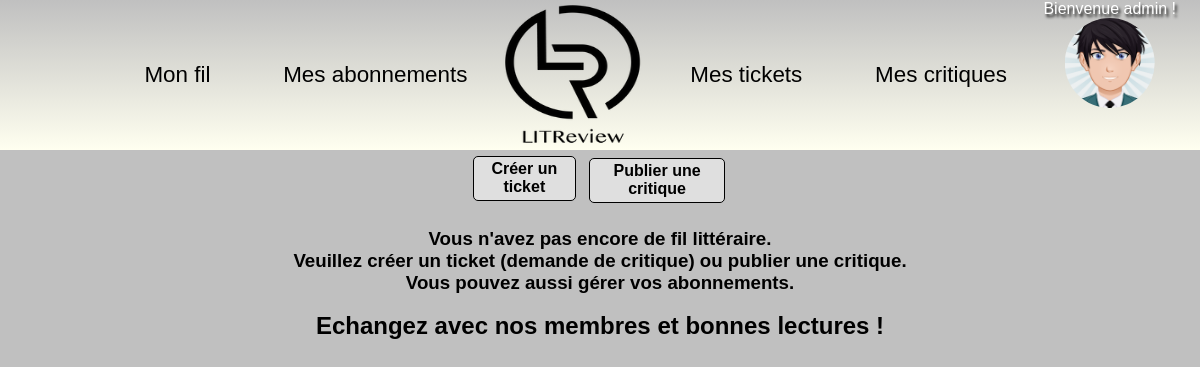
Page /feed/ (signed in) on the earlier database version.
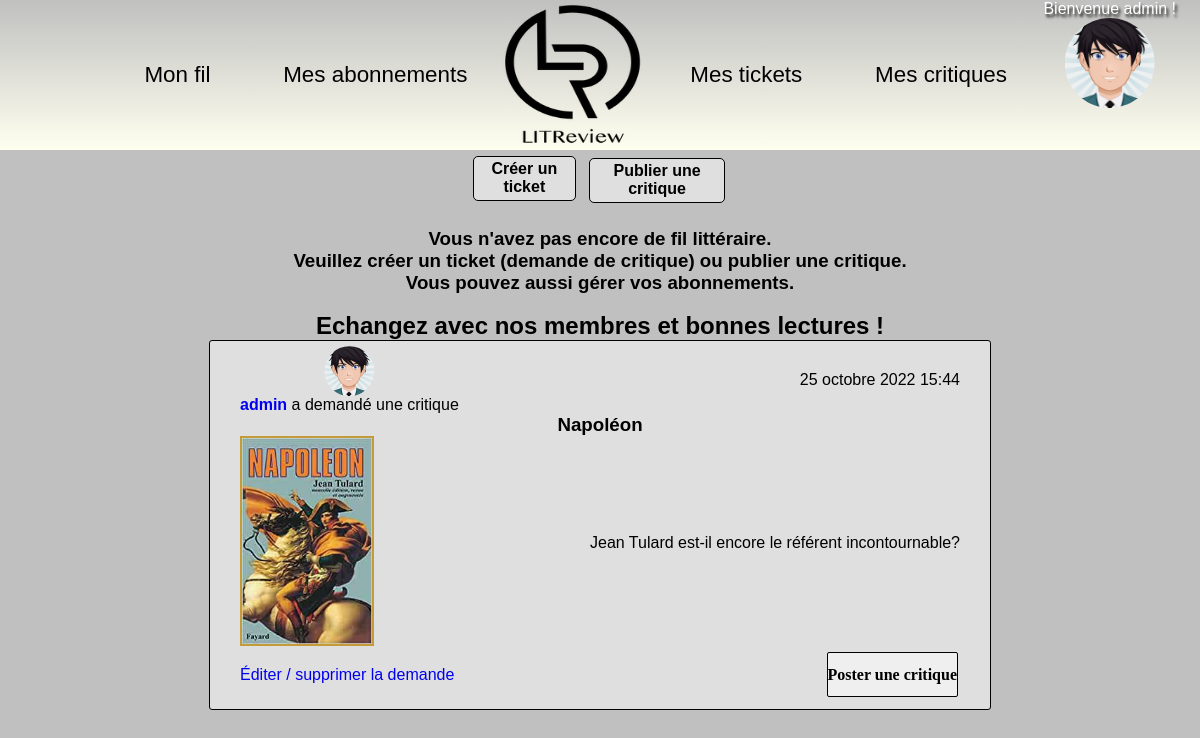
Same page on the later database version.
### authentication/models.py (models this page shows)
class User(AbstractUser):
    profile_photo = models.ImageField(verbose_name='photo de profil')
    follows = models.ManyToManyField(
        'self',
        symmetrical=False,
        verbose_name='suit'
    )
    followed_by = models.ManyToManyField(
        'self',
        symmetrical=False,
        verbose_name='suivi par',
        related_name='followers'
    )

### review/models.py (models this page shows, shortened)
class Ticket(models.Model):
    title = models.CharField(max_length=128, verbose_name='Titre')
    description = models.TextField(max_length=2048, blank=True, verbose_name='Description')
    image = models.ImageField(null=True, blank=True)
    time_created = models.DateTimeField(auto_now_add=True)
    user = models.ForeignKey(to=settings.AUTH_USER_MODEL, on_delete=models.CASCADE)
    has_review = models.BooleanField(default=False)
    IMAGE_MAX_SIZE = (800, 800)

### review/views.py (the view)
# urls.py: path('feed/', feed, name='feed'),
@login_required
def feed(request):
    tickets = models.Ticket.objects.filter(
        user__in=request.user.follows.all()
    )
    reviews = models.Review.objects.filter(
        user__in=request.user.follows.all()
    )
    tickets_and_reviews = sorted(
        chain(tickets, reviews),
        key=lambda instance: instance.time_created,
        reverse=True
    )
    paginator = Paginator(tickets_and_reviews, 6)
    page = request.GET.get('page')
    page_obj = paginator.get_page(page)
    context = {
        'page_obj': page_obj
    }
    return render(
        request,
        'review/feed.html',
        context
     )

### review/templatetags/feed_extras.py (called while the page is built)
@register.filter
def model_type(value):
    return type(value).__name__

### review/templates/review/feed.html (shortened to what this page needs)
{% extends 'base.html' %}
{% load static %}
{% load feed_extras %}
{% block content %}
  <div class="main">
      <div class="container">
          <a href="{% url 'create_ticket' %}">
              <button class="container__btn">Créer un ticket</button>
          </a>
          <a href="{% url 'create_ticket_and_review' %}">
                <button class="container__btn">Publier une critique</button>
          </a>
      </div>
         {% if Ticket or Review  %}
              <h2>Mon flux</h2>
         {% else %}
              <br>
              <h3>Vous n'avez pas encore de fil littéraire.</h3>
              <h3>Veuillez créer un ticket (demande de critique) ou publier une critique.</h3>
              <h3>Vous pouvez aussi gérer vos abonnements.</h3>
              <br>
              <h2>Echangez avec nos membres et bonnes lectures !</h2>
         {% endif %}
             {% for instance in page_obj %}
                {% if instance|model_type == 'Ticket' %}
                    <div class="container__feed ticket {% if instance.has_review %}reviewed{% endif %}">
                        <div class="user-date">
                            <div class="user-infos">
                                {% include 'review/partials/user_infos_snippet.html' with user=instance.user %}
                                <p><a href="{% url 'profile' %}"><strong>{{ instance.user.username }}</strong></a> a demandé une critique</p>
                            </div>
                            <p>{{ instance.time_created }}</p>
                        </div>
                        {% include 'review/partials/ticket_snippet.html' with ticket=instance %}
                        <div class="container__buttons">
                        {% if instance.user == request.user %}
                            <a href="{% url 'edit_ticket' instance.id %}">Éditer / supprimer la demande</a>
                        {% endif %}
                        {% if instance.has_review == False %}
                            <a href="{% url 'create_review' instance.id %}">
                                <button class="btn">Poster une critique</button>
                            </a>
                        {% endif %}
                        </div>
                    </div>
                {% endif %}
            {% endfor %}
  </div>
{% endblock content %}

### templates/base.html (shortened to what this page needs)
<!DOCTYPE html>
{% load static %}
 <html lang="fr">
    <head>
      <link rel="stylesheet" href="{% static 'css/style.css' %}">
    </head>
   <body>
     <header id="navbar" class="nav">
       {%if user.is_authenticated %}
         <a href="{% url 'feed' %}">Mon fil </a>
         <a href="#">Mes abonnements </a>
       {% endif %}
        <img class="logo" src="{% static 'img/LITReview_logo.png' %}">
       {%if user.is_authenticated %}
          <a href="#">Mes tickets </a>
          <a href="#">Mes critiques </a>
         <div class="dropdown">
           <a class="nav-item" href="#" id="navDropdown" role="button" data-toggle="dropdown">
               <p>Bienvenue {{ user.username }} ! </p>
                    {% if user.profile_photo %}
                    <img class="profile-pic" width="90" height="90" src="{{ user.profile_photo.url }}"
                    alt="{{ user.username }} profile picture">
                    {% else %}
                    <img class="profile-pic" width="90" height="90" src="{% static 'img/default_profile.png' %}"
                    alt="{{ user.username }} profile picture">
                    {% endif %}
           </a>
        </div>
       {% endif %}
     </header>
     <div class="container">
        {% block content %}
        {% endblock content %}
     </div>
   </body>
 </html>

### review/templates/review/partials/user_infos_snippet.html
{% load static %}
    <a href="{% url 'profile' %}">
        {% if user.profile_photo %}
            <img class="profile-pic-small" src="{{ user.profile_photo.url }}">
        {% else %}
            <img class="profile-pic-small" src="{% static 'img/default_profile.png' %}">
        {% endif %}
    </a>

### review/templates/review/partials/ticket_snippet.html
<h3>{{ ticket.title }}</h3>
<div class="photo-description">
    {% if ticket.image %}
        <p>
            <img class="photo" src="{{ ticket.image.url }}">
        </p>
    {% endif %}
    {% if ticket.description|length > 0 %}
        <p class="description">{{ ticket.description }}</p>
    {% endif %}
</div>

### static/css/style.css (style rules this page uses)
html { background-color: #C0C0C0; }
* { margin: 0; padding: 0; font-family: Montserrat, Sans-serif; list-style: none; text-decoration: none; }
.profile-pic { max-width: 180px; clip-path: circle(); display: block; margin: auto; }
.profile-pic-small { max-width: 50px; clip-path: circle(); display: block; margin: auto; }
.btn { display: block; font-family: "typewriter_condensedregular"; color: #000; font-size: medium; font-weight: bold; height: 45px; background-color: rgba(255, 255, 255, 0.5); border: solid 1px #000; border-radius: 2px; transition: all 0.3s; margin: 2px 2px 2px 2px; }
.logo { position: sticky; right: 46%; width: 150px; height: 150px; }
header { width = 100%; height = 120px; display: flex; padding-left: 9%; padding-right:2%; background: linear-gradient(#C0C0C0, #FFFFF0); }
header > a, header > p, header button { color: black; margin:auto; font-size: 1.4em; }
header .dropdown { position: relative; }
li a { color: black; }
header .nav-item { color: white; }
header p { text-shadow:2px 3px 3px black; }
.container { display: flex; justify-content: space-evenly; }
.container__buttons { display: flex; align-items: center; justify-content: space-between; border-radius: 20px; }
.container__btn { display: flex; align-items: center; justify-content: space-between; font-size: medium; font-weight: bold; height: 45px; background-color: rgba(255, 255, 255, 0.5); border: solid 1px #000; transition: all 0.3s; margin: 2px 2px 2px 2px; border-radius: 5px; margin: 5% }
.container__feed { width: 100%; margin-bottom: 20px; background-color: rgba(255, 255, 255, 0.5); padding: 5px 30px 10px 30px; border-radius: 3px; border: 1px solid #000; }
.container__feed h2, .container__feed h3 { text-align: center; }
.container__feed .photo { max-width: 130px; border: solid 2px #c49b38; }
.container__feed .description { padding-left: 10px; }
.container__feed .photo-description, .container__feed .user-date { display: flex; justify-content: space-between; align-items: center; }
.main { display: flex; flex-direction: column; align-items: center; flex: 0 0 60%; }

Differences in the rows shown:
added Ticket: profile_photo (picture), user.username "admin", time_created "25 octobre 2022 15:44", title "Napoléon", image (picture), description "Jean Tulard est-il encore le référent incontournable?", shows "Éditer / supprimer la demande", has_review "Poster une critique"
